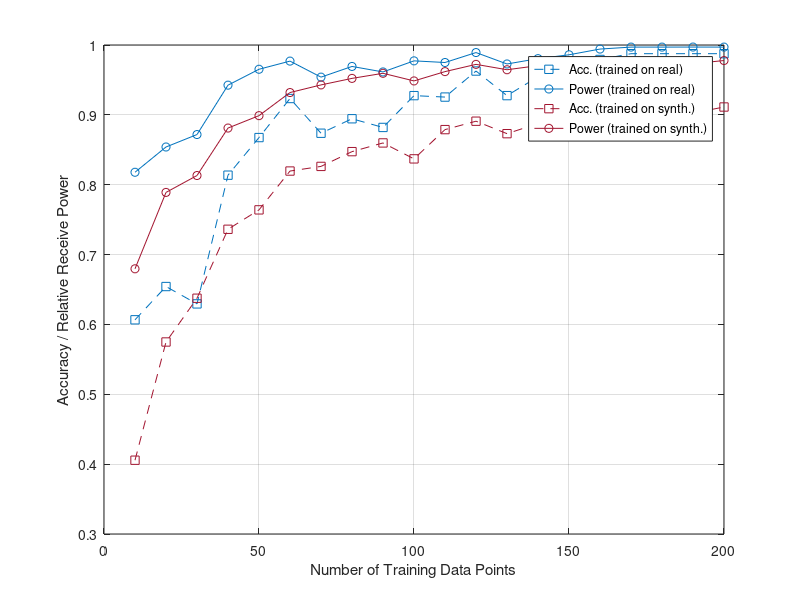

Write MATLAB code to recreate this figure.
load('all_acc_train_on_real3.mat');
load('all_pwr_train_on_real3.mat');
load('all_pwr_train_on_synth3.mat');
load('all_acc_train_on_synth3.mat');

num_data = 10:10:200;
% plot(num_data, all_acc_train_on_real3(1, i), '--s', "Color", "#0072BD");
% hold on
% plot(num_data, all_pwr_train_on_real3(1, i), '-o', "Color", "#0072BD");
% hold on
% plot(num_data, all_acc_train_on_synth3(1, i), '--s', "Color", "#A2142F");
% hold on
% plot(num_data, all_pwr_train_on_synth3(1, i), '-o', "Color", "#A2142F");
% grid on

plot(num_data, all_acc_train_on_real3(2, :), '--s', "Color", "#0072BD");
hold on
plot(num_data, all_pwr_train_on_real3(2, :), '-o', "Color", "#0072BD");
hold on
plot(num_data, all_acc_train_on_synth3(2, :), '--s', "Color", "#A2142F");
hold on
plot(num_data, all_pwr_train_on_synth3(2, :), '-o', "Color", "#A2142F");
grid on

xlabel('Number of Training Data Points');
ylabel('Accuracy / Relative Receive Power');

ylim([0.3, 1]);
legend('Acc. (trained on real)', 'Power (trained on real)', 'Acc. (trained on synth.)', 'Power (trained on synth.)');